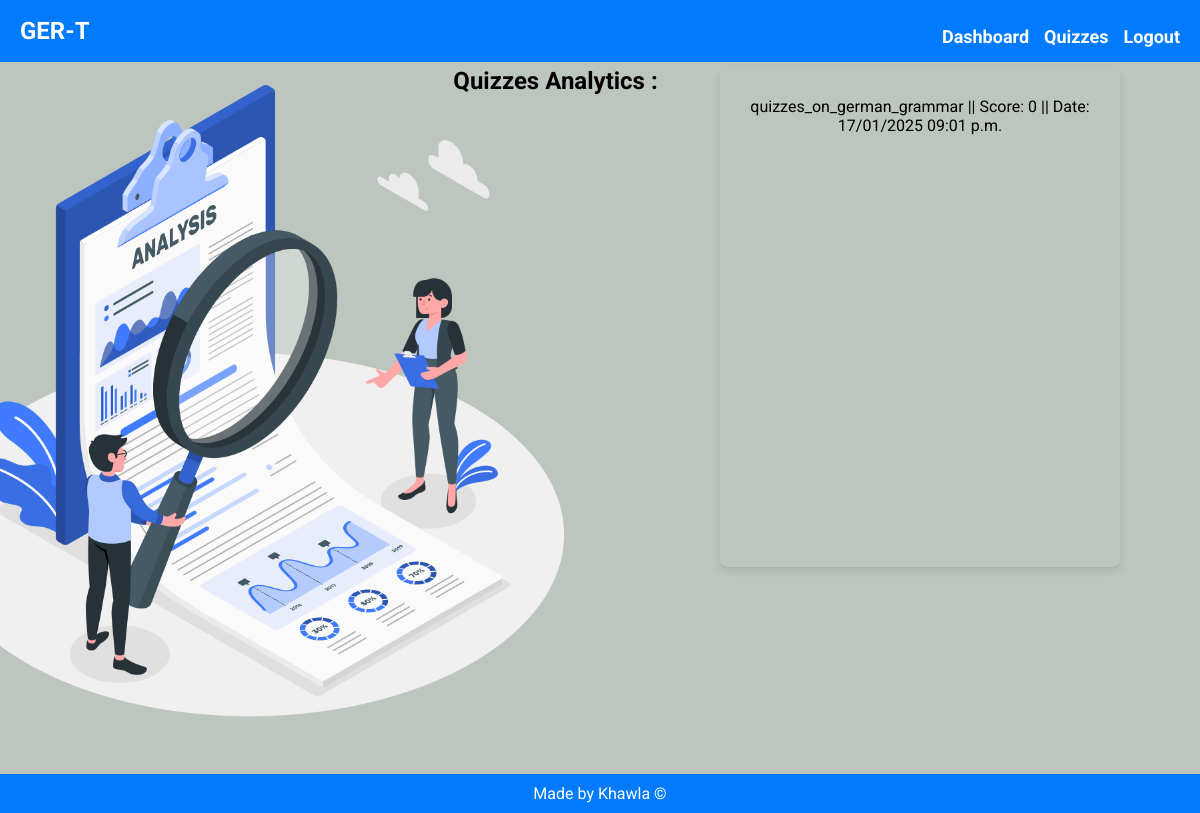
Before: /dashboard/ (signed in) with the older database file.
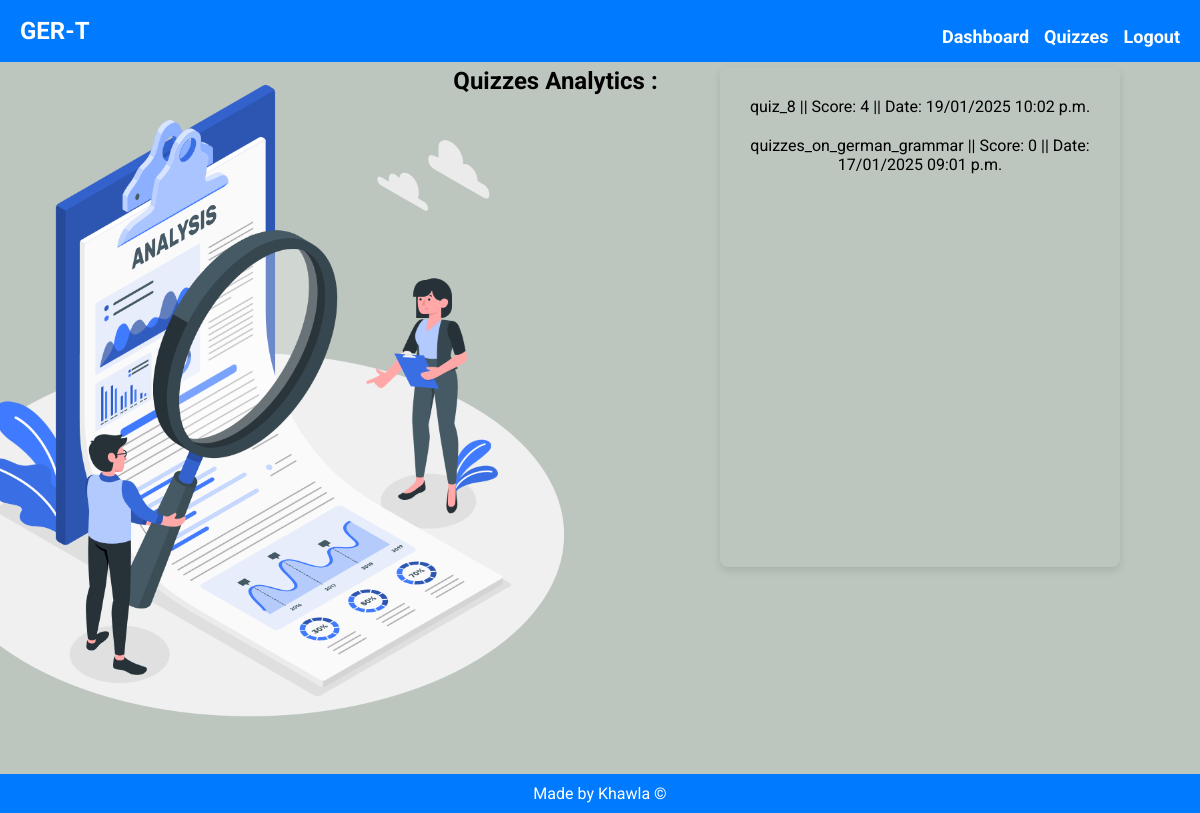
After: the same page with the newer database file.
### quiz/models.py (models this page shows, shortened)
class QuizResult(models.Model):
    user = models.ForeignKey(settings.AUTH_USER_MODEL, on_delete=models.CASCADE)
    quiz = models.ForeignKey(Quiz, on_delete=models.CASCADE)
    score = models.IntegerField()
    date_taken = models.DateTimeField(auto_now_add=True)

class Quiz(models.Model):
    name = models.CharField(max_length=255)
    description = models.TextField()

### quiz/views.py (the view)
# urls.py: path("dashboard/", dashboard_view, name="dashboard"),
@login_required
def dashboard_view(request):
    quiz_history = QuizResult.objects.filter(user=request.user).order_by("-date_taken")
    return render(request, "quiz/dashboard.html", {"quiz_history": quiz_history})

### templates/quiz/dashboard.html
{% extends 'base.html' %}
{% load static %}
{% block content %}
<div class="abdellah">
    <div class="dashboard-container">
        <div class="dashboard-left">
            <img src="{% static 'images/Analysis-amico.png' %}" class="dashboard-image" alt="Analysis Illustration">
        </div>
        <div class="dashboard-right">
            <h2>Quizzes Analytics :</h2>
            <div class="dashboard-section">
                {% if quiz_history %}
                    <ul>
                        {% for result in quiz_history %}
                            <li>
                                {{ result.quiz.name }}
                                ||  Score: {{ result.score }}
                                ||  Date: {{ result.date_taken|date:"d/m/Y h:i a" }}
                            </li>
                        {% endfor %}
                    </ul>
                {% else %}
                    <p>No quiz history available.</p>
                {% endif %}
            </div>
        </div>
    </div>
</div>
{% endblock %}

Changed rows visible on the page:
added QuizResult: quiz.name "quiz_8", score "4", date_taken "19/01/2025 10:02 p.m."
